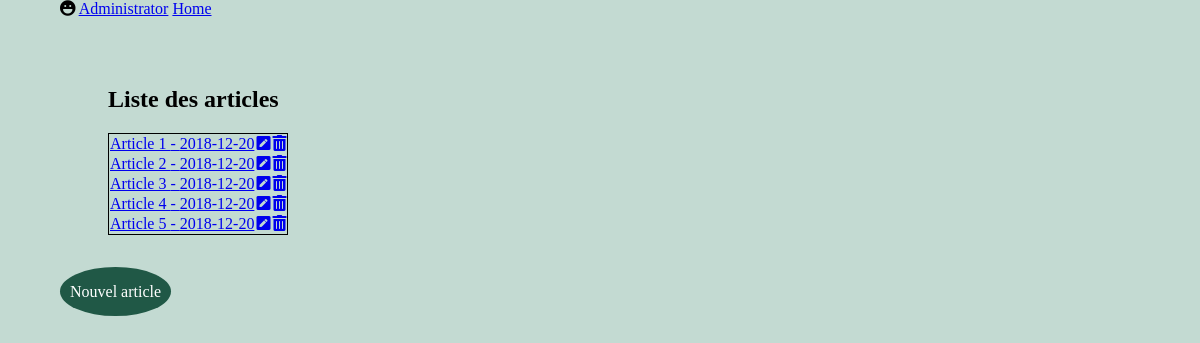
The app's page /admin.php with its own data.
### tables this page shows
CREATE TABLE IF NOT EXISTS `article` (
  `ID` int(11) NOT NULL AUTO_INCREMENT,
  `ID_Auteur` int(11) NOT NULL,
  `ID_Cat` int(11) NOT NULL,
  `Titre` varchar(10) NOT NULL,
  `Contenu` text NOT NULL,
  `Date` date NOT NULL,
  PRIMARY KEY (`ID`),
  KEY `ID_Auteur` (`ID_Auteur`),
  KEY `ID_Cat` (`ID_Cat`)
);

### admin.php (the view, shortened to what this page needs)
<?php
$pdo = new PDO('mysql:host=localhost;dbname=blogpa', 'root', '%StayCool5%');
$pdo->exec('SET NAMES UTF8');
$queryAdm = $pdo->prepare (
    'SELECT *
    FROM article
    '
    );
    $queryAdm->execute();
    $articlesList = $queryAdm->fetchAll(PDO::FETCH_ASSOC);
?>
<!DOCTYPE html>
<html lang="en">
<head>
   <link rel="stylesheet" href="https://use.fontawesome.com/releases/v5.2.0/css/all.css">
   <link rel="stylesheet" href="css/main.css">
</head>
<body>
<header>
    <nav>
        <i class="fas fa-laugh"></i>
        <a href="admin.php"> Administrator</a>
        <a href="index.php"> Home</a>
    </nav>
</header>
<main>
    <section id="adminTable">
        <h2>Liste des articles </h2>
        <table>
        <?php foreach($articlesList as $articleList) : ?>
        <tr>
            <td><a href="articles.php?ID=<?=$articleList['ID'] ?>"><?= $articleList['Titre'] ?> - <?= $articleList['Date'] ?></td>
            <td><a href="edit.php?ID=<?=$articleList['ID'] ?>"><i class="fas fa-pen-square"></i></a></td>
            <td><a href="delete.php?ID=<?=$articleList['ID'] ?>"><i class="fas fa-trash-alt"></i></a></td>
        </tr>
        <?php endforeach; ?>
        </table>
    </section>
    <a href="new_article.php" class="button">Nouvel article</a>
</main>
</body>
</html>

### css/main.css (style rules this page uses)
* { box-sizing:border-box; }
body { margin:0 auto; max-width: 90%; background-color: rgb(195, 218, 210); }
table { border-collapse: collapse; border: 1px solid black; }
#adminTable { padding: 3em; }
.button { text-decoration: none; border-radius: 50%; background-color: rgb(32, 88, 70); padding:16px 10px; color:white; }

### records on screen
article: Titre "Article 1", Date "2018-12-20"
article: Titre "Article 2", Date "2018-12-20"
article: Titre "Article 3", Date "2018-12-20"
article: Titre "Article 4", Date "2018-12-20"
article: Titre "Article 5", Date "2018-12-20"
